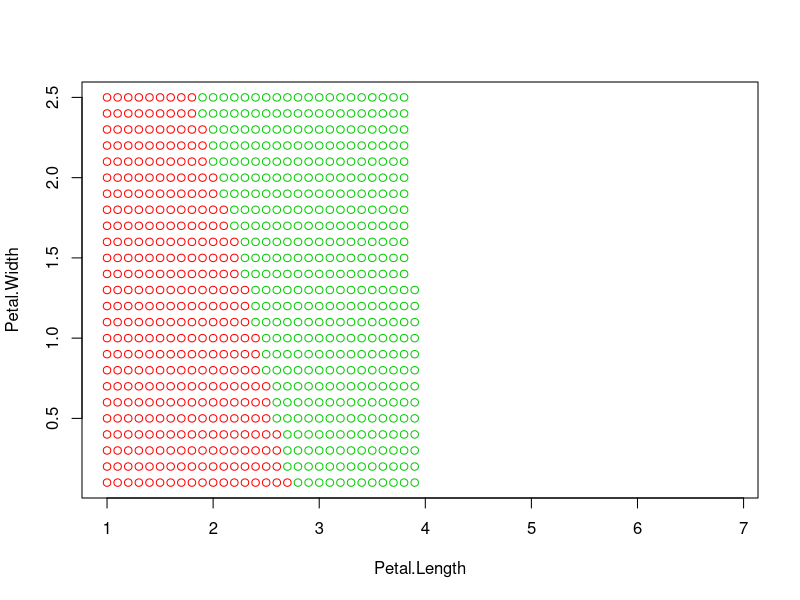

R code for this plot: (Note: a time limit stopped this script after it produced the figure.)
colors <- c("setosa" = "red", "versicolor" = "green3", "virginica" = "blue")
plot(NULL, NULL, type = "l", xlim = c(min(iris[, 3]), max(iris[, 3])), ylim = c(min(iris[, 4]), max(iris[, 4])), xlab = 'Petal.Length', ylab = 'Petal.Width')

eDist <- function(u, v) {
  sqrt(sum((u - v)^2))
}

k <- 5 
xl <- iris[, 3:5]
l <- dim(xl)[1]
n <- dim(xl)[2] - 1

col3 <- seq(from = min(iris[, 3]), to = max(iris[, 3]), by = 0.1) 
col4 <- seq(from = min(iris[, 4]), to = max(iris[, 4]), by = 0.1)
for(i in col3) {
  for(j in col4) {
    point <- c(i, j)
    distances <- matrix(NA, l, 2) # расстояния от классифицируемого объекта u до каждого i-го соседа
    for(p in 1:l) {
      distances[p, ] <- c(p, eDist(xl[p, 1:n], point))
    }
    orderedxl <- xl[order(distances[ , 2]), ] # сортировка расстояний
    classes <- orderedxl[1:k, n + 1] # названия первых k классов (k ближайших соседей) в classes 
    counts <- table(classes) # количество каждого класса в классах
    classname <- which.max(counts) #имя класса содержащего max количество
    points(point[1], point[2],  pch = 21, bg = "white", col = colors[classname])
  }
}

for (i in 1:l) {
  points(iris[i, 3], iris[i, 4],  pch = 21, bg = colors[iris$Species[i]], col = colors[iris$Species[i]])
}

legend("bottomright", c("virginica", "versicolor", "setosa"), pch = c(15,15,15), col = c("blue", "green3", "red"))
